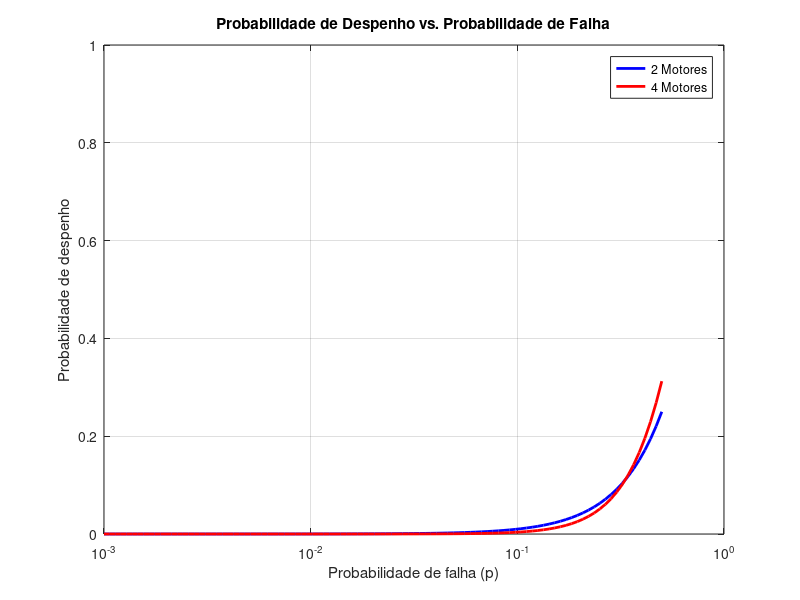

Source code (MATLAB):
% Valores de p variando de 0.001 a 0.5
p = logspace(-3, log10(0.5), 100);

% Probabilidades de despenho
P_2_motores = p.^2;
P_4_motores = 4 * p.^3 .* (1 - p) + p.^4;

% Plotando os resultados
figure;
plot(p, P_2_motores, 'b-', 'LineWidth', 2);
hold on;
plot(p, P_4_motores, 'r-', 'LineWidth', 2);
hold off;

% Configurações do gráfico
xlabel('Probabilidade de falha (p)');
ylabel('Probabilidade de despenho');
title('Probabilidade de Despenho vs. Probabilidade de Falha');
legend('2 Motores', '4 Motores');
grid on;
set(gca, 'XScale', 'log');
ylim([0 1]);
